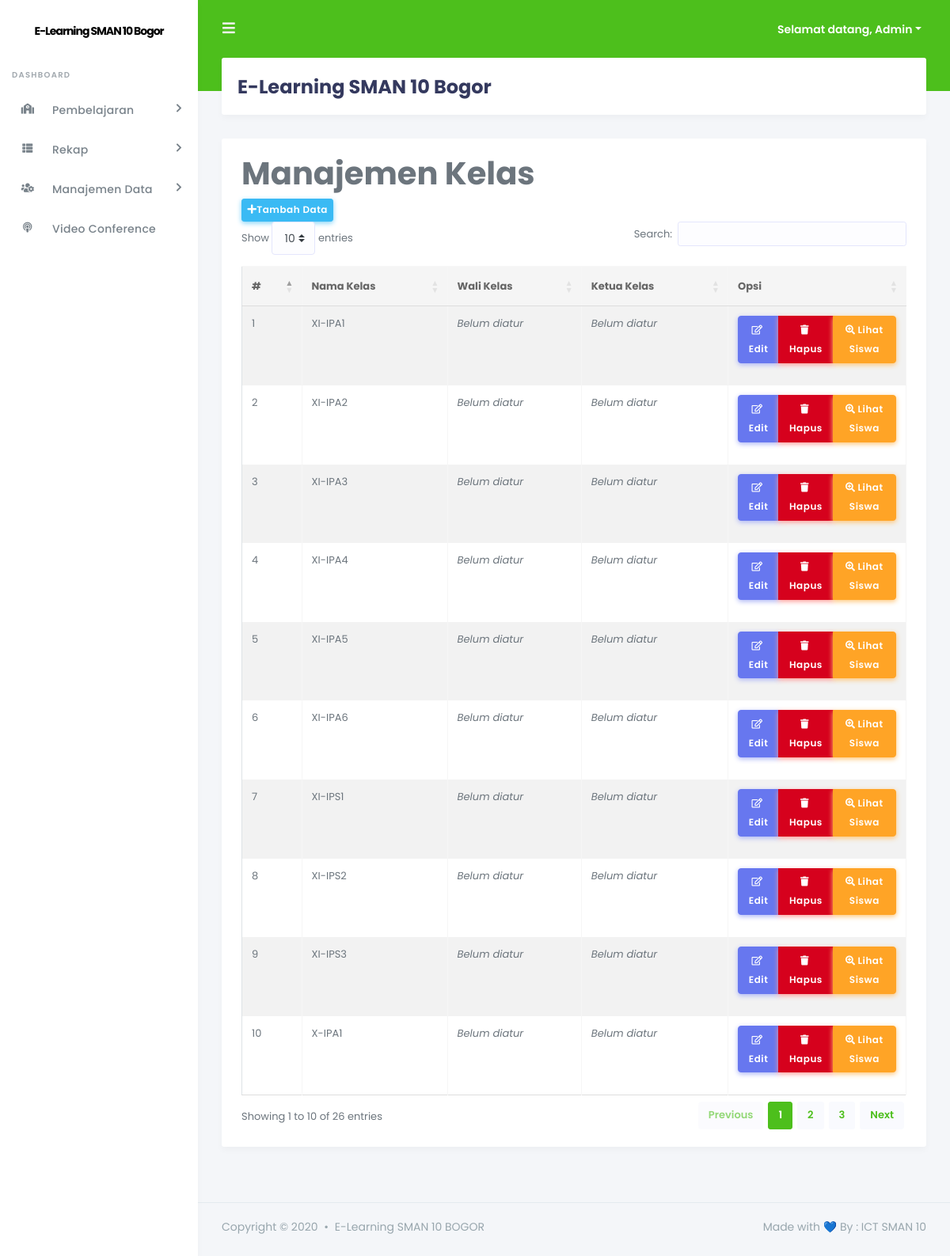
The page /admin/index.php?page=kelas (signed in) on the database its author committed.
### tables this page shows
CREATE TABLE `tb_kelas` (
  `id_kelas` int(11) NOT NULL,
  `nama_kelas` varchar(50) NOT NULL,
  `wali_kelas` int(5) NOT NULL,
  `ketua_kelas` int(5) NOT NULL
);

### +koneksi.php (called while the page is built, shortened)
<?php
$db = mysqli_connect("localhost", "root", "", "alhrfcju_db_elearning");
function tampil_per_ID($table, $where = null) {
	global $db;
	$command = "SELECT * FROM $table";
	if($where != null) {
		$command .= " WHERE $where";
	}
	$query = mysqli_query($db, $command) or die ($db->error);
	return $query;
}
?>

### admin/inc/kelas.php (the view, shortened to what this page needs)
<div class="row">
    <div class="col-md-12">
        <h1 class="page-header">Manajemen Kelas</h1>
    </div>
</div>
<?php
$id = @$_GET['id'];
$sql_kelas = mysqli_query($db, "SELECT * FROM tb_kelas") or die($db->error);
$no = 1;
if (@$_SESSION[admin]) {
    echo '<div class="row">';
    if (@$_GET['action'] == '') { ?>
        <div class="col-md-12">
            <div class="panel panel-default">
                <div class="panel-heading">
                  <a href="?page=kelas&action=tambah" class="btn btn-info btn-sm"><i class="fas fa-plus"></i>Tambah Data</a>
                 </div>
                <div class="panel-body">
                    <div class="table-responsive">
                        <table class="table table-striped table-bordered table-hover" id="kelas">
                            <thead>
                                <tr>
                                    <th>#</th>
                                    <th>Nama Kelas</th>
                                    <th>Wali Kelas</th>
                                    <th>Ketua Kelas</th>
                                    <th>Opsi</th>
                                </tr>
                            </thead>
                            <tbody>
                            <?php
                            while ($data_kelas = mysqli_fetch_array($sql_kelas)) { ?>
                                <tr>
                                    <td><?php echo $no++; ?></td>
                                    <td><?php echo $data_kelas['nama_kelas']; ?></td>
                                    <?php
                                    $sql_tampil_guru = tampil_per_id("tb_pengajar", "id_pengajar = '$data_kelas[wali_kelas]'");
                                    $data_tampil_guru = mysqli_fetch_array($sql_tampil_guru);
                                    $cek_tampil_guru = mysqli_num_rows($sql_tampil_guru);
                                    if ($cek_tampil_guru > 0) {
                                        echo "<td>".$data_tampil_guru['nama_lengkap']."</td>";
                                    } else {
                                        echo "<td><i>Belum diatur</i></td>";
                                    }
                                    $sql_tampil_siswa = tampil_per_id("tb_siswa", "id_siswa = '$data_kelas[ketua_kelas]'");
                                    $data_tampil_siswa = mysqli_fetch_array($sql_tampil_siswa);
                                    $cek_tampil_siswa = mysqli_num_rows($sql_tampil_siswa);
                                    if ($cek_tampil_siswa > 0) {
                                        echo "<td>".$data_tampil_siswa['nama_lengkap']."</td>";
                                    } else {
                                        echo "<td><i>Belum diatur</i></td>";
                                    } ?>
                                    <td align="center" width="200px">
                                      <div class="btn-group mb-3" role="group" aria-label="Basic example">
                                        <a href="?page=kelas&action=edit&id=<?php echo $data_kelas['id_kelas']; ?>" class="btn btn-icon icon-left btn-primary"><i class="far fa-edit"></i>Edit</a>
                                        <a onclick="return confirm('Yakin akan menghapus data?');" href="?page=kelas&action=hapus&id=<?php echo $data_kelas['id_kelas']; ?>" class="btn btn-icon icon-left btn-danger"><i class="fas fa-trash"></i>Hapus</a>
                                        <a href="?page=siswa&IDkelas=<?php echo $data_kelas['id_kelas']; ?>&kelas=<?php echo $data_kelas['nama_kelas']; ?>" class="btn btn-icon icon-left btn-warning"><i class="fas fa-search-plus"></i>Lihat Siswa</a>
                                      </div>
                                    </td>
                                </tr>
                            <?php
                            } ?>
                            </tbody>
                        </table>
                    </div>
                </div>
            </div>
        </div>
        <?php
    } elseif (@$_GET['action'] == 'hapus') {
        mysqli_query($db, "DELETE FROM tb_kelas WHERE id_kelas = '$id'") or die($db->error);
        echo "<script>window.location='?page=kelas';</script>";
    }
    echo "</div>";
} ?>

### admin/index.php (shortened to what this page needs)
<?php
include "../+koneksi.php";
if (@$_SESSION['admin'] || @$_SESSION['pengajar']) {
    ?>
<!DOCTYPE html>
<html>
<head>
    <link rel="stylesheet" href="https://stackpath.bootstrapcdn.com/bootstrap/4.4.1/css/bootstrap.min.css">
    <link rel="stylesheet" href="https://use.fontawesome.com/releases/v5.7.2/css/all.css">
    <link href="http://cdnjs.cloudflare.com/ajax/libs/summernote/0.8.9/summernote.css" rel="stylesheet">
    <link rel="stylesheet" type="text/css" href="https://cdn.datatables.net/1.10.22/css/dataTables.bootstrap4.min.css"/>
    <link rel="stylesheet" type="text/css" href="https://cdn.datatables.net/buttons/1.6.5/css/buttons.bootstrap4.min.css"/>
    <link rel="stylesheet" type="text/css" href="https://cdn.datatables.net/fixedcolumns/3.3.1/css/fixedColumns.bootstrap4.min.css"/>
    <link rel="stylesheet" type="text/css" href="https://cdn.datatables.net/fixedheader/3.1.7/css/fixedHeader.bootstrap4.min.css"/>
    <link rel="stylesheet" type="text/css" href="https://cdn.datatables.net/keytable/2.5.3/css/keyTable.bootstrap4.min.css"/>
    <link rel="stylesheet" type="text/css" href="https://cdn.datatables.net/responsive/2.2.6/css/responsive.bootstrap4.min.css"/>
    <link rel="stylesheet" type="text/css" href="https://cdn.datatables.net/scroller/2.0.3/css/scroller.bootstrap4.min.css"/>
    <link rel="stylesheet" type="text/css" href="https://cdn.datatables.net/searchbuilder/1.0.0/css/searchBuilder.bootstrap4.min.css"/>
    <link rel="stylesheet" type="text/css" href="https://cdn.datatables.net/searchpanes/1.2.1/css/searchPanes.bootstrap4.min.css"/>
    <link rel="stylesheet" type="text/css" href="https://cdn.datatables.net/select/1.3.1/css/select.bootstrap4.min.css"/>
    <link rel="stylesheet" href="stisla/assets/css/style.css">
    <link rel="stylesheet" href="stisla/assets/css/components.css">
</head>
<body>
  <div id="app">
    <div class="main-wrapper">
      <div class="navbar-bg"></div>
      <nav class="navbar navbar-expand-lg main-navbar">
        <form class="form-inline mr-auto">
          <ul class="navbar-nav mr-3">
            <li><a href="#" data-toggle="sidebar" class="nav-link nav-link-lg"><i class="fas fa-bars"></i></a></li>
          </ul>
        </form>
        <ul class="navbar-nav navbar-right">
          <li class="dropdown"><a href="#" data-toggle="dropdown" class="nav-link dropdown-toggle nav-link-lg nav-link-user">
            <div class="d-sm-none d-lg-inline-block">Selamat datang,
              <?php
              if (@$_SESSION['admin']) {
                  $sesi_id = @$_SESSION['admin'];
                  $level = "admin";
              } elseif (@$_SESSION['pengajar']) {
                  $sesi_id = @$_SESSION['pengajar'];
                  $level = "pengajar";
              }
    if ($level == 'admin') {
        $sql_terlogin = mysqli_query($db, "SELECT * FROM tb_admin WHERE id_admin = '$sesi_id'") or die($db->error);
    } elseif ($level == 'pengajar') {
        $sql_terlogin = mysqli_query($db, "SELECT * FROM tb_pengajar WHERE id_pengajar = '$sesi_id'") or die($db->error);
    }
    $data_terlogin = mysqli_fetch_array($sql_terlogin);
    echo ucfirst($data_terlogin['username']); ?>
              </div></a>
          </li>
        </ul>
      </nav>
      <div class="main-sidebar">
        <aside id="sidebar-wrapper">
          <div class="sidebar-brand">
            <a href="./">E-Learning SMAN 10 Bogor</a>
          </div>
          <ul class="sidebar-menu">
              <li class="menu-header">Dashboard</li>
              <?php
              if (@$_SESSION['admin']) {
                  ?>
                  <li class="nav-item dropdown">
                    <a href="#" class="nav-link has-dropdown"><i class="fas fa-school"></i><span>Pembelajaran</span></a>
              </li>
                      <li class="nav-item dropdown">
                        <a href="#" class="nav-link has-dropdown"><i class="fas fa-th-list"></i><span>Rekap</span></a>
                  </li>
                  <li class="nav-item dropdown">
                    <a href="#" class="nav-link has-dropdown"><i class="fas fa-users-cog"></i><span>Manajemen Data</span></a>
                  </li>
                      <li><a class="nav-link" href="?page=meet"><i class="fas fa-podcast"></i><span>Video Conference</span></a></li>
          <?php
              } ?>
          </ul>
        </aside>
      </div>
      <div class="main-content">
        <section class="section">
          <div class="section-header">
            <h1>E-Learning SMAN 10 Bogor</h1>
          </div>
          <div class="section-body">
            <div class="card-wrap">
            <div class="row">
              <div class="col-12">
                <div class="card">
            <div class="card-body">
                <?php
                if (@$_GET['page'] == '') {
                    include "inc/dashboard.php";
                } elseif (@$_GET['page'] == 'pengajar') {
                    include "inc/pengajar.php";
                } elseif (@$_GET['page'] == 'siswaregistrasi') {
                    include "inc/siswaregistrasi.php";
                } elseif (@$_GET['page'] == 'siswa') {
                    include "inc/siswa.php";
                } elseif (@$_GET['page'] == 'kelas') {
                    include "inc/kelas.php";
                } elseif (@$_GET['page'] == 'mapel') {
                    include "inc/mapel.php";
                } elseif (@$_GET['page'] == 'quiz') {
                    include "inc/quiz.php";
                } elseif (@$_GET['page'] == 'tugas') {
                    include "inc/tugas.php";
                } elseif (@$_GET['page'] == 'materi') {
                    include "inc/materi.php";
                } elseif (@$_GET['page'] == 'pengumuman') {
                    include "inc/pengumuman.php";
                } elseif (@$_GET['page'] == 'jurnal') {
                    include "inc/jurnal.php";
                } elseif (@$_GET['page'] == 'rekappresensisiswa') {
                    include "inc/rekappresensisiswa.php";
                } elseif (@$_GET['page'] == 'rekapjurnalpengajar') {
                    include "inc/rekapjurnalpengajar.php";
                } elseif (@$_GET['page'] == 'rekapnilaisiswa') {
                    include "inc/rekapnilaisiswa.php";
                } elseif (@$_GET['page'] == 'rekapnilaitugas') {
                    include "inc/rekapnilaitugas.php";
                } elseif (@$_GET['page'] == 'importdatapengajar') {
                    include "inc/form_import_data_pengajar.php";
                } elseif (@$_GET['page'] == 'importtugas') {
                    include "inc/form_import_tugas.php";
                } elseif (@$_GET['page'] == 'meet') {
                    include "inc/meet.php";
                } elseif (@$_GET['page'] == 'room1') {
                    include "vcon/iframe/iframe-room1.php";
                } elseif (@$_GET['page'] == 'room2') {
                    include "vcon/iframe/iframe-room2.php";
                } elseif (@$_GET['page'] == 'room3') {
                    include "vcon/iframe/iframe-room3.php";
                } elseif (@$_GET['page'] == 'room4') {
                    include "vcon/iframe/iframe-room4.php";
                } elseif (@$_GET['page'] == 'room-rapat-guru') {
                    include "vcon/room-rapat-guru.php";
                } else {
                    echo "<div class='col-xs-12'><div class='alert alert-danger'>[404] Halaman tidak ditemukan! Silahkan pilih menu yang ada!</div></div>";
                } ?>
              </div>
              </div>
            </div>
          </div>
              </div>
            </section>
          </div>
          <footer class="main-footer">
            <div class="footer-left">
              Copyright &copy; 2020 <div class="bullet"></div> E-Learning SMAN 10 BOGOR
            </div>
            <div class="footer-right">
              Made with 💙 By : ICT SMAN 10
            </div>
          </footer>
            </div>
        </div>
</body>
</html>
<?php
} else {
                    include "login.php";
                }
?>

### rows shown on the page
tb_kelas: nama_kelas "XI-IPA1"
tb_kelas: nama_kelas "XI-IPA2"
tb_kelas: nama_kelas "XI-IPA3"
tb_kelas: nama_kelas "XI-IPA4"
tb_kelas: nama_kelas "XI-IPA5"
tb_kelas: nama_kelas "XI-IPA6"
tb_kelas: nama_kelas "XI-IPS1"
tb_kelas: nama_kelas "XI-IPS2"
tb_kelas: nama_kelas "XI-IPS3"
tb_kelas: nama_kelas "X-IPA1"

### other values the page prints
$data_terlogin['username'] "Admin"
